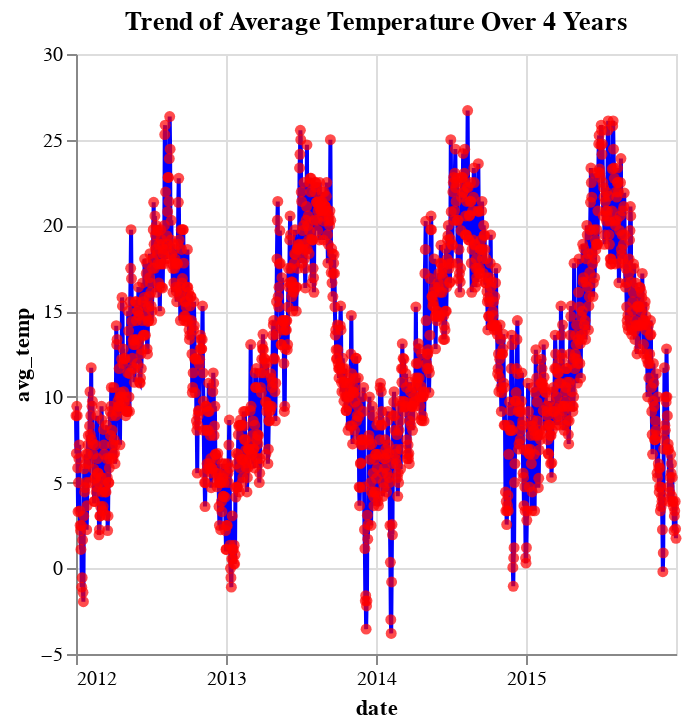

Here is the notebook cell this chart was saved with:
### Markdown cell above
##### Question 4 (10 points)

Create a compound figure with at least two types of marks. Show the trend of average temperature (the average of min and max temperature) in 4 years. Note, just use the `date` as X attribute, no need to aggragate for years and you will get a wide figure. Include necessary title and labels.

### Code cell
# Calculate the average temperature 
weather['avg_temp'] = (weather['temp_max'] + weather['temp_min']) / 2

# Create line chart
line_chart = alt.Chart(weather).mark_line(color='blue').encode(
    alt.X('date:T'), 
    alt.Y('avg_temp:Q')
).properties(
    title='Trend of Average Temperature Over 4 Years'
)

# Create point chart
points_chart = alt.Chart(weather).mark_circle(color='red').encode(
    alt.X('date:T'), 
    alt.Y('avg_temp:Q'),    
)

# Combine the line and points marks
compound_chart = line_chart + points_chart
compound_chart

### Figure 1 — Vega-Lite specification as saved in the notebook (floating-point values rounded to 4 significant figures; data arrays with more than 128 entries replaced by an {"elided": "..."} marker saying what was removed)
{"config": {"view": {"continuousWidth": 300, "continuousHeight": 300}}, "layer": [{"mark": {"type": "line", "color": "blue"}, "encoding": {"x": {"field": "date", "type": "temporal"}, "y": {"field": "avg_temp", "type": "quantitative"}}, "title": "Trend of Average Temperature Over 4 Years"}, {"mark": {"type": "circle", "color": "red"}, "encoding": {"x": {"field": "date", "type": "temporal"}, "y": {"field": "avg_temp", "type": "quantitative"}}}], "data": {"name": "data-37e6477e32639176954fcd1e777187f3"}, "$schema": "https://vega.github.io/schema/vega-lite/v5.20.1.json", "datasets": {"data-37e6477e32639176954fcd1e777187f3": {"elided": "1461 records"}}}
